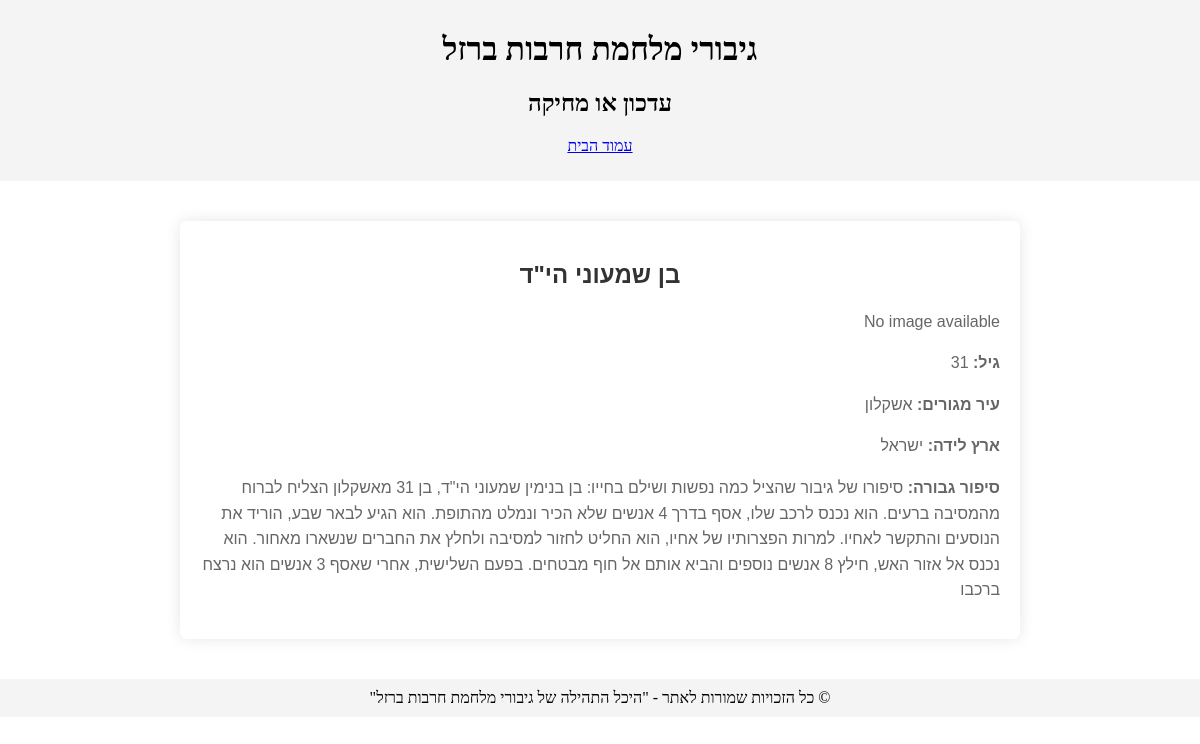
/hero/5/, run on the app's committed database.
### ironSwordsApp/models.py (models this page shows, shortened)
class Hero(models.Model):
    user = models.ForeignKey(User, on_delete=models.SET_NULL, null=True)
    first_name = models.CharField(max_length=100)
    last_name = models.CharField(max_length=100)
    age = models.IntegerField()
    hometown = models.CharField(max_length=100)
    country_of_birth = models.CharField(max_length=100)
    hero_story = models.TextField()
    image = models.ImageField(upload_to='heroes_images/', blank=True, null=True)

### ironSwordsApp/views.py (the view)
# urls.py: path('hero/<int:hero_id>/', views.hero_detail, name='hero_detail'),
def hero_detail(request, hero_id):
    hero = get_object_or_404(Hero, id=hero_id)
    return render(request, 'hero_detail.html', {'hero': hero})

### ironSwordsApp/templates/hero_detail.html (shortened to what this page needs)
{% extends 'base.html' %}
{% block content %}
<!DOCTYPE html>
<html lang="en">
<head>
</head>
<body>
    <div class="hero-detail">
        <h2>{{ hero.first_name }} {{ hero.last_name }}</h2>
        {% if hero.image %}
            <img src="{{ hero.image.url }}" alt="{{ hero.first_name }} {{ hero.last_name }}" style="max-width: 100%; height: auto;">
        {% else %}
            <p>No image available</p>
        {% endif %}
        <p><strong>גיל:</strong> {{ hero.age }}</p>
        <p><strong>עיר מגורים:</strong> {{ hero.hometown }}</p>
        <p><strong>ארץ לידה:</strong> {{ hero.country_of_birth }}</p>
        <p><strong>סיפור גבורה:</strong> {{ hero.hero_story }}</p>
    </div>
</body>
</html>
{% endblock %}

### ironSwordsApp/templates/base.html (style rules this page uses)
body { font-family: Times New Roman, sans-serif; text-align: right; margin: 0; padding: 0; }

### ironSwordsApp/templates/hero_detail.html (style rules this page uses)
.hero-detail { max-width: 800px; margin: 20px auto; padding: 20px; background-color: rgba(255, 255, 255, 0.9); border-radius: 8px; box-shadow: 0 0 15px rgba(0, 0, 0, 0.1); font-family: Arial, sans-serif; }
.hero-detail h2 { text-align: center; color: #333; }
.hero-detail p { line-height: 1.6; color: #666; }

### data on the page
Hero: first_name "בן", last_name "שמעוני הי\"ד", age "31", hometown "אשקלון", country_of_birth "ישראל", hero_story "סיפורו של גיבור שהציל כמה נפשות ושילם בחייו: בן בנימין שמעוני הי\"ד, בן 31 מאשקלון הצליח לברוח מהמסיבה ברעים. הוא נכנס לרכב שלו, אסף בדרך 4 אנשים שלא הכיר ונמלט מהתופת. הוא הגיע לבאר שבע, הוריד את הנוסעים והתקשר לאחיו. למרות הפצרותיו של אחיו, הוא החליט לחזור למסיבה ולחלץ את החברים שנשארו מאחור. הוא נכנס אל אזור האש, חילץ 8 אנשים נוספים והביא אותם אל חוף מבטחים. בפעם השלישית, אחרי שאסף 3 אנשים הוא נרצח ברכבו"
